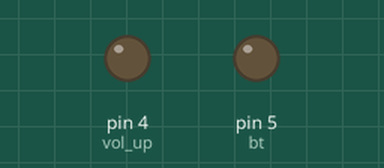
This sketch was run on a simulated Arduino Uno, built with avr-gcc and run on an emulated ATmega328P. Shown: output pins drawn as LEDs (lit = HIGH). Pins used as bus, display or sensor lines are not drawn.

Above: at 0.1 s.
At 3.6 s:
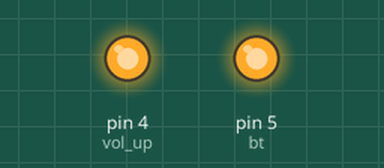
At 48.7 s:
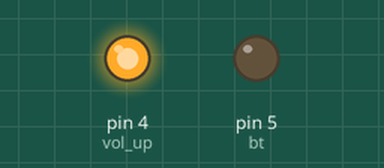
Timing chart, 0 to 50.3 s (numbered marks = the images above):
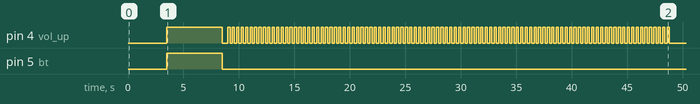

The sketch:

bose.ino
```cpp
const int power = 3;
const int vol_up = 4;
const int bt = 5;
void setup() {
  // put your setup code here, to run once:
  //Serial.begin(115200);
  pinMode(power, OUTPUT);
  pinMode(vol_up, OUTPUT);
  pinMode(bt, OUTPUT);

  //Serial.println("Starting power on !!");
  delay(1000);
  //Serial.println("Power key down ~");
  digitalWrite(power,HIGH);
  delay(500);
  //Serial.println("Power key up ~");
  digitalWrite(power,LOW);
  //Serial.println("Power on finished!");
  delay(2000);
  //Serial.println("Disable auto turnoff !!");
  for(int i = 0;i < 10; i++)
  {
    //Serial.println("bt&vol+  key down !!");
    //Serial.println(i);
    digitalWrite(vol_up,HIGH);
    digitalWrite(bt,HIGH);
    delay(500);
    }
  //Serial.println("bt&vol+  key up !!");
  digitalWrite(vol_up,LOW);
  digitalWrite(bt,LOW);
  delay(500);

  //Serial.println("Setting volume !!");
  for(int i = 0;i < 100; i++)
  {
    //Serial.println("Volume+ key down !!");
    //Serial.println(i);
    digitalWrite(vol_up,HIGH);
    delay(200);
    digitalWrite(vol_up,LOW);
    delay(200);
    }
  //Serial.println("Volume+ key up !!");
  digitalWrite(vol_up,LOW);
  delay(500);


}
void loop() {


}
```
